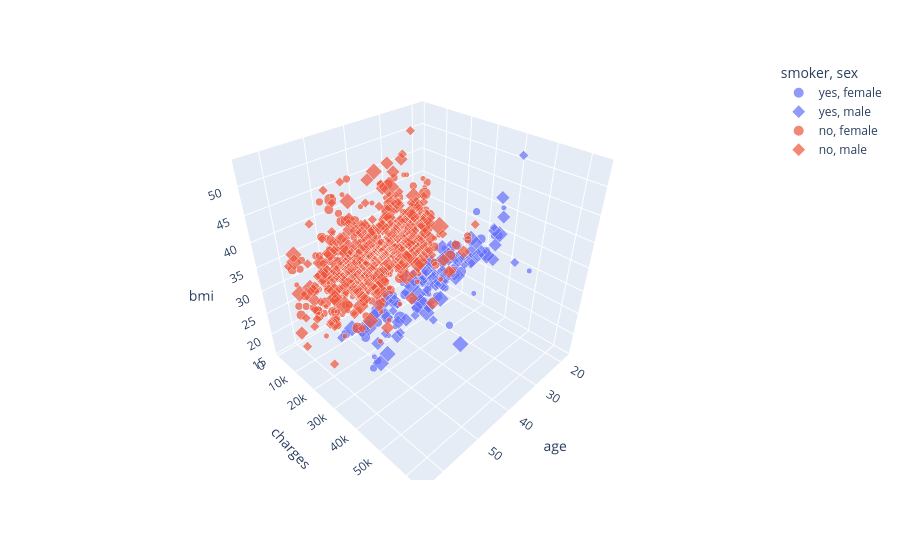

The notebook cell saved with this chart:
### Code cell
fig = px.scatter_3d(df, x="age", y="charges", z="bmi", color="smoker", symbol="sex", size="children")
fig.show()

### Figure 1 — Plotly figure (JSON) as saved in the notebook; plotly's stock layout.template omitted (floating-point values rounded to 4 significant figures; data arrays with more than 128 entries replaced by an {"elided": "..."} marker saying what was removed)
{"data": [{"hovertemplate": "smoker=yes<br>sex=female<br>age=%{x}<br>charges=%{y}<br>bmi=%{z}<br>children=%{marker.size}<extra></extra>", "legendgroup": "yes, female", "marker": {"color": "#636efa", "size": [0, 0, 1, 1, 0, 0, 2, 0, 2, 3, 1, 0, 2, 0, 0, 0, 0, 0, 2, 2, 0, 2, 1, 1, 1, 3, 0, 1, 1, 0, 0, 3, 2, 1, 2, 2, 0, 0, 1, 0, 0, 0, 3, 1, 1, 1, 0, 0, 1, 0, 0, 2, 0, 2, 2, 0, 3, 1, 0, 0, 0, 0, 1, 0, 1, 0, 2, 0, 0, 0, 0, 3, 0, 2, 3, 0, 2, 0, 0, 0, 3, 3, 1, 0, 1, 0, 2, 5, 0, 2, 2, 3, 0, 3, 1, 0, 3, 2, 1, 1, 1, 0, 3, 1, 1, 0, 0, 2, 0, 0, 0, 2, 3, 2, 0], "sizemode": "area", "sizeref": 0.0125, "symbol": "circle"}, "mode": "markers", "name": "yes, female", "scene": "scene", "showlegend": true, "type": "scatter3d", "x": [19, 62, 34, 53, 20, 27, 37, 57, 64, 61, 29, 19, 32, 42, 42, 18, 63, 27, 40, 23, 63, 63, 20, 40, 59, 53, 27, 64, 61, 19, 23, 39, 27, 44, 26, 36, 63, 33, 30, 44, 54, 43, 35, 31, 34, 21, 19, 59, 47, 19, 44, 52, 64, 40, 44, 51, 30, 29, 37, 37, 47, 19, 50, 18, 47, 33, 23, 57, 60, 37, 46, 49, 48, 37, 51, 64, 43, 32, 43, 24, 27, 22, 46, 55, 45, 35, 43, 39, 22, 51, 33, 48, 23, 53, 23, 19, 43, 43, 52, 23, 43, 19, 18, 37, 46, 20, 20, 47, 18, 29, 25, 19, 30, 42, 61], "y": [16880.0, 27810.0, 37700.0, 23240.0, 14710.0, 16580.0, 39840.0, 43580.0, 47290.0, 30940.0, 19110.0, 17080.0, 32730.0, 19960.0, 21350.0, 36150.0, 48820.0, 37130.0, 19440.0, 38510.0, 29520.0, 47310.0, 17090.0, 22330.0, 47900.0, 24870.0, 34840.0, 47930.0, 48520.0, 13840.0, 18030.0, 21660.0, 15010.0, 19590.0, 14460.0, 18610.0, 28950.0, 37080.0, 19520.0, 48890.0, 63770.0, 45860.0, 39980.0, 58570.0, 43940.0, 15360.0, 17470.0, 25680.0, 42970.0, 34440.0, 42980.0, 24670.0, 27040.0, 40000.0, 46200.0, 44400.0, 40930.0, 16660.0, 40420.0, 19540.0, 23070.0, 17750.0, 24520.0, 38790.0, 23400.0, 55140.0, 36020.0, 27530.0, 45010.0, 37270.0, 42110.0, 24110.0, 40970.0, 46110.0, 46260.0, 29330.0, 19800.0, 17500.0, 21770.0, 14570.0, 16420.0, 35600.0, 21680.0, 44420.0, 39730.0, 20230.0, 21880.0, 19020.0, 33910.0, 44640.0, 16780.0, 24180.0, 34170.0, 46660.0, 40900.0, 36900.0, 40940.0, 22480.0, 23890.0, 18330.0, 21770.0, 33310.0, 18220.0, 20300.0, 41660.0, 26130.0, 20170.0, 24540.0, 14280.0, 16120.0, 33900.0, 36400.0, 18770.0, 43900.0, 29140.0], "z": [27.9, 26.29, 31.92, 22.88, 22.42, 24.75, 34.8, 31.16, 31.3, 29.92, 27.94, 28.3, 17.77, 23.37, 26.6, 36.85, 37.7, 36.08, 22.22, 36.67, 27.74, 32.2, 26.84, 28.12, 36.77, 22.61, 31.4, 33.8, 36.38, 21.7, 28.31, 24.89, 17.95, 20.23, 17.2, 22.6, 26.98, 33.5, 28.38, 38.06, 47.41, 46.2, 34.1, 38.09, 30.21, 21.85, 28.31, 23.66, 36.63, 33.11, 38.95, 25.3, 22.99, 32.77, 43.89, 38.06, 39.05, 21.75, 38.39, 26.4, 27.83, 28.88, 27.6, 42.24, 26.12, 35.53, 32.78, 29.81, 32.45, 30.78, 35.53, 23.84, 33.11, 47.6, 37.05, 26.89, 20.05, 24.6, 26.89, 20.52, 20.05, 31.02, 23.66, 35.2, 30.5, 28.02, 24.7, 18.3, 30.4, 34.96, 19.09, 25.85, 31.4, 36.86, 42.75, 32.49, 32.56, 26.7, 24.13, 28.49, 25.27, 30.02, 27.28, 25.55, 34.6, 24.42, 21.8, 27.64, 21.66, 21.85, 30.2, 34.7, 23.66, 40.37, 29.07]}, {"hovertemplate": "smoker=yes<br>sex=male<br>age=%{x}<br>charges=%{y}<br>bmi=%{z}<br>children=%{marker.size}<extra></extra>", "legendgroup": "yes, male", "marker": {"color": "#636efa", "size": {"elided": "159 int values"}, "sizemode": "area", "sizeref": 0.0125, "symbol": "diamond"}, "mode": "markers", "name": "yes, male", "scene": "scene", "showlegend": true, "type": "scatter3d", "x": {"elided": "159 int values"}, "y": {"elided": "159 float values"}, "z": {"elided": "159 float values"}}, {"hovertemplate": "smoker=no<br>sex=female<br>age=%{x}<br>charges=%{y}<br>bmi=%{z}<br>children=%{marker.size}<extra></extra>", "legendgroup": "no, female", "marker": {"color": "#EF553B", "size": {"elided": "547 int values"}, "sizemode": "area", "sizeref": 0.0125, "symbol": "circle"}, "mode": "markers", "name": "no, female", "scene": "scene", "showlegend": true, "type": "scatter3d", "x": {"elided": "547 int values"}, "y": {"elided": "547 float values"}, "z": {"elided": "547 float values"}}, {"hovertemplate": "smoker=no<br>sex=male<br>age=%{x}<br>charges=%{y}<br>bmi=%{z}<br>children=%{marker.size}<extra></extra>", "legendgroup": "no, male", "marker": {"color": "#EF553B", "size": {"elided": "517 int values"}, "sizemode": "area", "sizeref": 0.0125, "symbol": "diamond"}, "mode": "markers", "name": "no, male", "scene": "scene", "showlegend": true, "type": "scatter3d", "x": {"elided": "517 int values"}, "y": {"elided": "517 float values"}, "z": {"elided": "517 float values"}}], "layout": {"autosize": true, "legend": {"itemsizing": "constant", "title": {"text": "smoker, sex"}, "tracegroupgap": 0}, "margin": {"t": 60}, "scene": {"aspectmode": "auto", "aspectratio": {"x": 1, "y": 1, "z": 1}, "domain": {"x": [0, 1], "y": [0, 1]}, "xaxis": {"title": {"text": "age"}, "type": "linear"}, "yaxis": {"title": {"text": "charges"}, "type": "linear"}, "zaxis": {"title": {"text": "bmi"}, "type": "linear"}}}}
